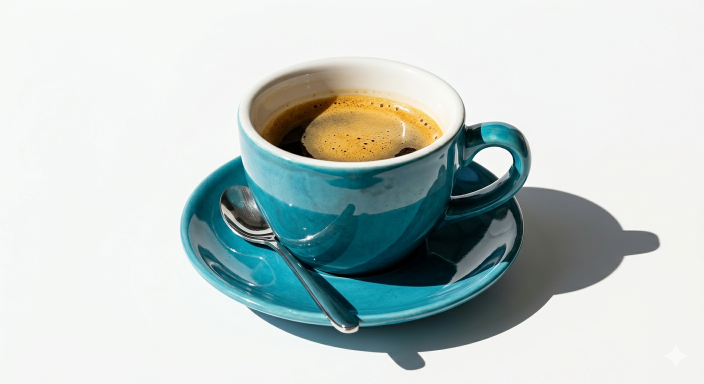
#> input picture img/americano.jpg, 1408 x 768 px, given in place of айс матча лате.png, which was not available (shown at 1/2 size)
$ python fix_shadow.py
#> lines starting #> are read from the running program, lines starting #| are printed output that depends on the picture; pictures that were not available may be replaced by others from this repository, and a replacement may not be noted
from PIL import Image, ImageOps

def process_img(in_path, out_path, bg_color=(255, 255, 255)):
    # Open the image
#> called with out_path = 'img/ice_matcha_test.jpg', bg_color = (255, 255, 255)
    img = Image.open(in_path).convert("RGBA")
#> img is the input picture: PIL image 1408x768 RGBA; mean R, G, B, A 191.5, 202.6, 200.7, 255

    # We want to output a square 800x800 JPG
    # Let's see the bounding box of the non-zero alpha
    bbox = img.getbbox()
#> bbox = (0, 0, 1408, 768)
    print(f"Original bounding box for {in_path}: {bbox}")
#| Original bounding box for menu images/seasonal drinks/айс матча лате.png: (0, 0, 1408, 768)

    # Let's just create a thumbnail that fits into 800x800, maintaining aspect ratio
    # First, create a new white background
    bg = Image.new("RGB", (800, 800), bg_color)
#> bg: PIL image 800x800 RGB; every value is 255

    # We can crop the image to its bbox first
    cropped = img.crop(bbox)

    # Now resize cropped to fit within 700x700 to leave some padding
    cropped.thumbnail((700, 700), Image.Resampling.LANCZOS)
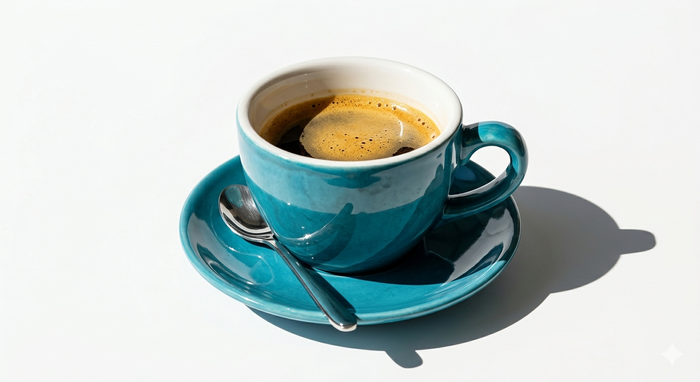
#> cropped: PIL image 700x382 RGBA; mean R, G, B, A 191.5, 202.6, 200.7, 255

    # Paste the resized image onto the center of the white background
    offset_x = (800 - cropped.width) // 2
#> offset_x = 50
    offset_y = (800 - cropped.height) // 2
#> offset_y = 209

    # Actually, we might need to match the ice latte. Let's do the same for ice latte to see if they look consistent.
    bg.paste(cropped, (offset_x, offset_y), cropped)
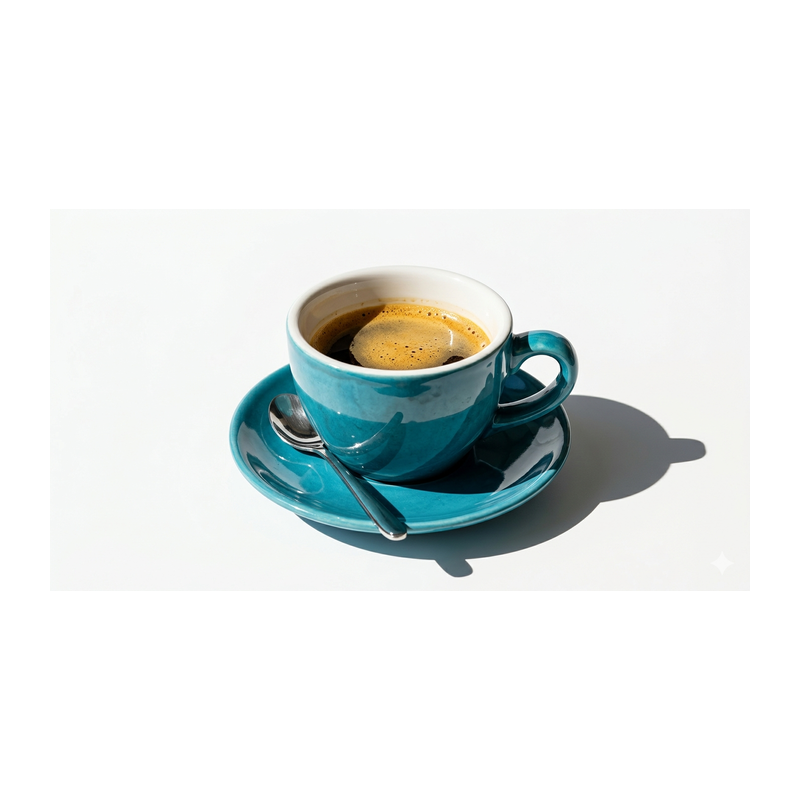
#> bg: PIL image 800x800 RGB; mean R, G, B 228.5, 233.1, 232.3

    bg.save(out_path, quality=95)
    print(f"Saved {out_path}")

process_img("menu images/seasonal drinks/айс матча лате.png", "img/ice_matcha_test.jpg")
process_img("menu images/seasonal drinks/айс лате.png", "img/ice_latte_test.jpg")
#> call 2 of process_img, with out_path = 'img/ice_latte_test.jpg', bg_color = (255, 255, 255)
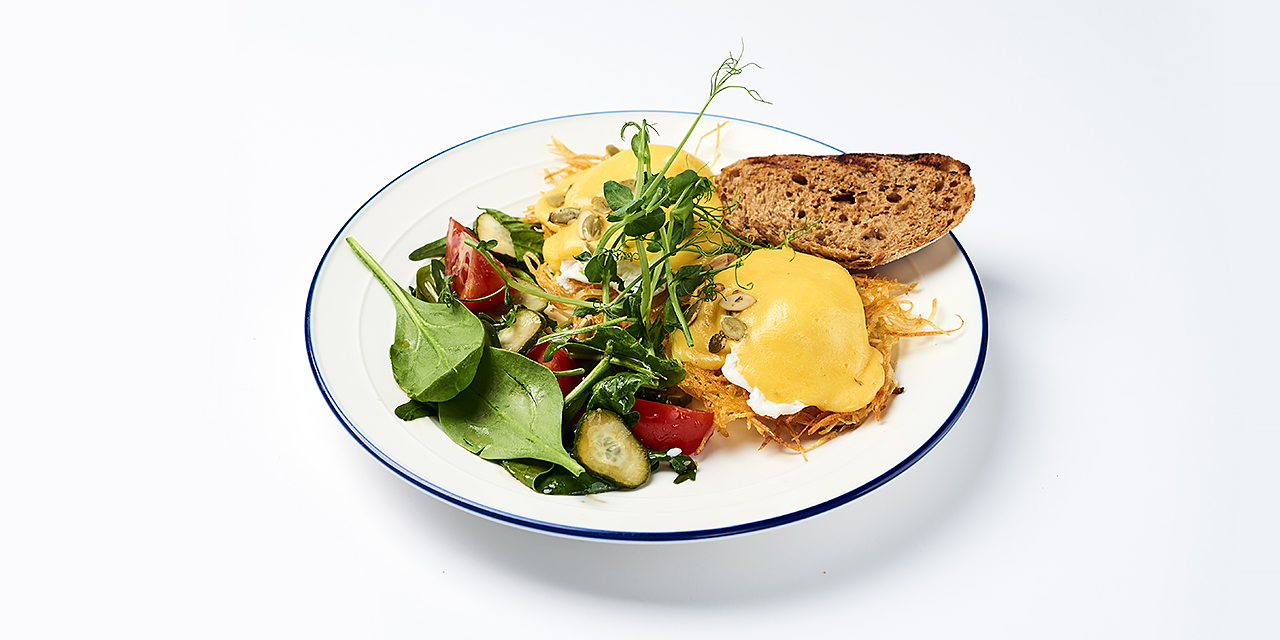
#> input picture img/benedict.jpg, 1280 x 640 px, given in place of айс лате.png, which was not available
#> in process_img (call 2), `bbox = img.getbbox()`: bbox = (0, 0, 1280, 640)
#| Original bounding box for menu images/seasonal drinks/айс лате.png: (0, 0, 1280, 640)
#> in process_img (call 2), `bg.paste(cropped, (offset_x, offset_y), cropped)`:
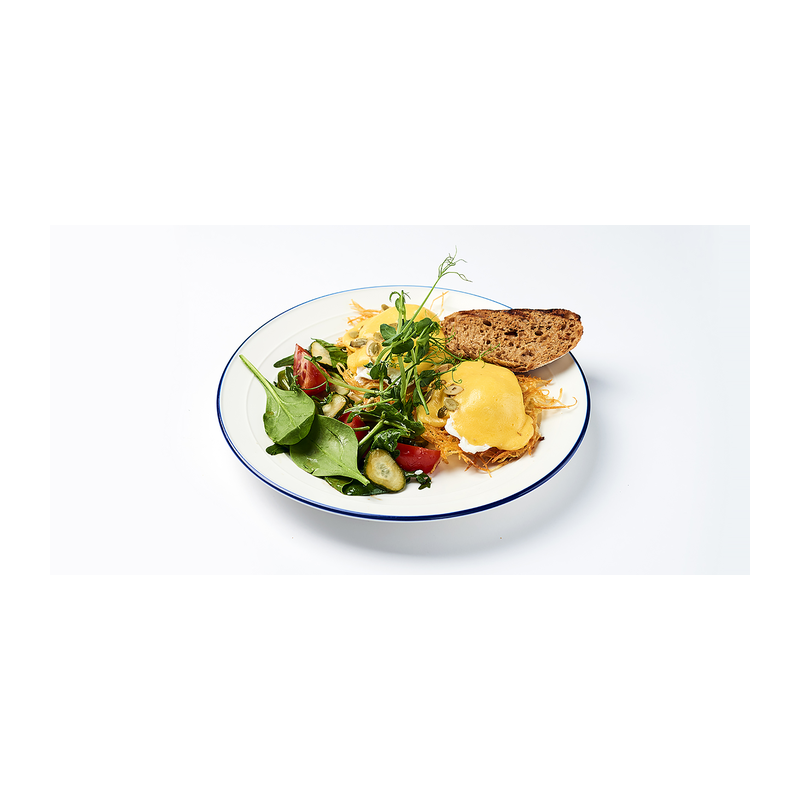
#> bg: PIL image 800x800 RGB; mean R, G, B 243.3, 242.1, 237.7
